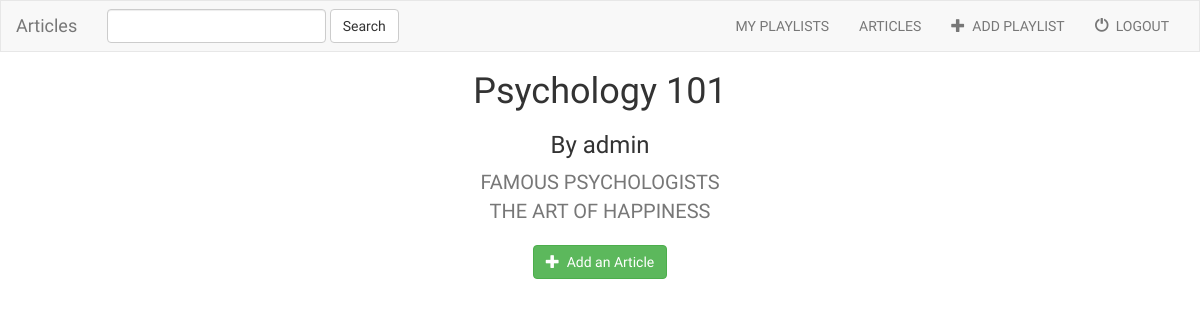
Before: /articles/3/ (signed in) with the older database file.
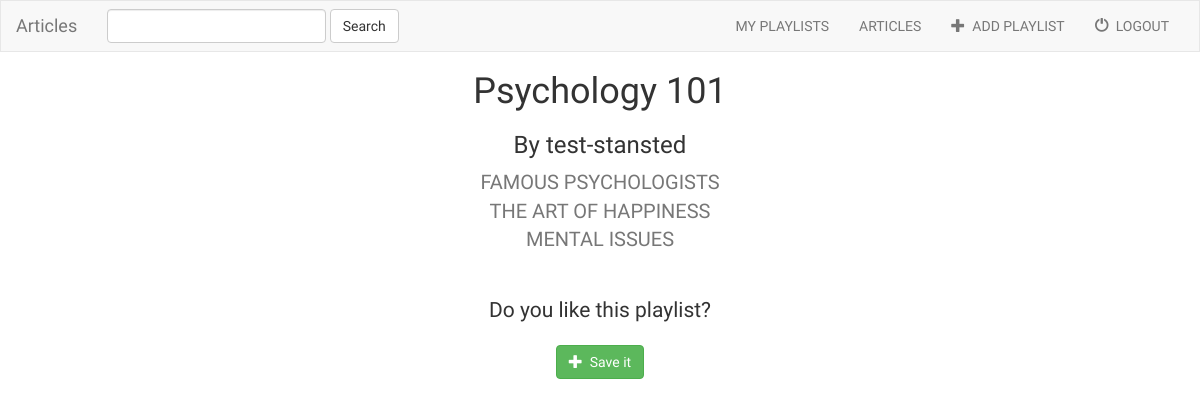
After: the same page with the newer database file.
### articles/models.py (models this page shows, shortened)
class Playlist(models.Model):
    user = models.ForeignKey(User, default=1)
    playlist_creator = models.CharField(max_length=200)
    playlist_title = models.CharField(max_length=200)
    playlist_topic = models.CharField(max_length=200)
    is_favourite = models.BooleanField(default=False)

class Article(models.Model):
    playlist = models.ForeignKey(Playlist, on_delete=models.CASCADE)
    article_title = models.CharField(max_length=1000)
    article_url = models.CharField(max_length=1500)
    is_favourite = models.BooleanField(default=False)

### articles/views.py (the view)
# urls.py: url(r'^(?P<playlist_id>[0-9]+)/$', views.detail, name='detail'),
def detail(request, playlist_id):
    if not request.user.is_authenticated():
        playlist = get_object_or_404(Playlist, pk=playlist_id)
        return render(request, 'articles/detail_not_authenticated.html', {'playlist': playlist})
    else:
        user = request.user
        playlist = get_object_or_404(Playlist, pk=playlist_id)
        return render(request, 'articles/detail.html', {'playlist': playlist, 'user': user})

### articles/templates/articles/detail.html (shortened to what this page needs)
{% extends 'articles/base.html' %}
{% block body %}
    <h1>{{ playlist.playlist_title }}</h1>
    <h3>By {{ playlist.user.username }}</h3>
    <ul>
      {% for article in playlist.article_set.all %}
        <li><a href="{{ article.article_url }}" target="_blank">{{ article.article_title }}</a></li>
      {% endfor %}
    </ul>
    {% if user.username == playlist.user.username %}
      <div class="col-sm-12">
        <br>
        <a href="{% url 'articles:create_article' playlist.id %}">
          <button type="button" class="btn btn-success">
            <span class="glyphicon glyphicon-plus"></span>&nbsp; Add an Article
          </button>
        </a>
      </div>
    {% else %}
      <div class="col-sm-12">
        <h2 class="lead">Do you like this playlist?</h2>
        <br>
        <a href="{% url 'articles:save_playlist' playlist.id %}">
          <button type="button" class="btn btn-success">
            <span class="glyphicon glyphicon-plus"></span>&nbsp; Save it
          </button>
        </a>
      </div>
    {% endif %}
{% endblock %}

Changed rows visible on the page:
changed Playlist "Psychology 101": user.username "admin" → "test-stansted"; user_id 1 → 11 (drawn)
added Article: article_title "MENTAL ISSUES"
Other visible differences:
text no longer shown: "Add an Article"
text now shown: "Do you like this playlist? Save it"
